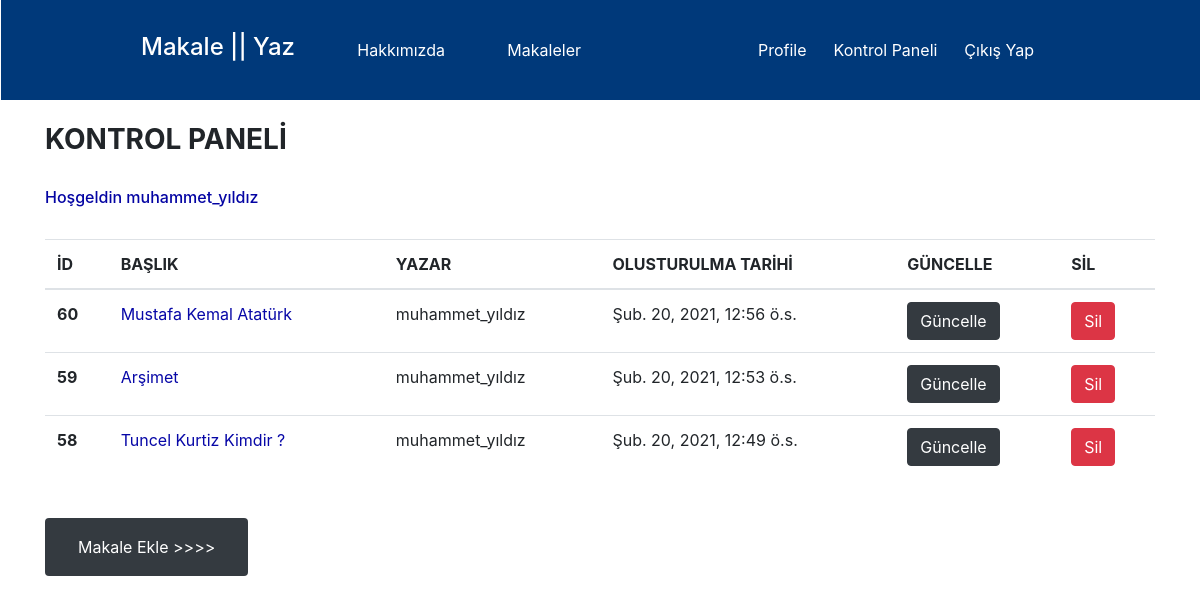
Screenshot of /articles/dashboard/ (signed in) with the database file from the repository.
### article/models.py (models this page shows, shortened)
class Article(models.Model) :
    author =models.ForeignKey("auth.User",on_delete= models.CASCADE,verbose_name='Yazar')
    title = models.CharField(max_length=50,verbose_name='Başlık')
    content = RichTextField()
    created_date = models.DateTimeField(auto_now_add=True,verbose_name='Oluşturulma Tarihi')
    article_image = models.FileField(blank =True , null = True ,verbose_name = "Makaleye Fotograf yükleyin " )
    class Meta :
        ordering =['-created_date']

### article/views.py (the view)
@login_required(login_url="user:login")
def dashboard(request) :
    articles = Article.objects.filter(author = request.user)
    context = {
        "articles" :articles
    }
    return render(request,"dashboard.html",context )

### templates/dashboard.html
{% extends 'layout.html' %} {% block static %} {% endblock static %} {% block body %}
<h3 style="font-weight: bold;">KONTROL PANELİ </h3> <br>
<h6 style="color:rgb(4, 4, 163) "> Hoşgeldin {{request.user.username }}</h6><br> {% if articles %}
<table class="table  ">
    <thead>
        <tr>
            <th scope="col">İD</th>
            <th scope="col">BAŞLIK </th>
            <th scope="col">YAZAR </th>
            <th scope="col">OLUSTURULMA TARİHİ </th>
            <th scope="col">GÜNCELLE</th>
            <th scope="col">SİL </th>
        </tr>
    </thead>
    <tbody>
        {% for article in articles %}
        <tr>
            <th scope="row">{{article.id}}</th>
            <td> <a style="color: rgb(7, 7, 167); text-decoration : none " href="{% url 'article:detail' article.id %}">   {{article.title}}</a> </td>
            <td>{{article.author}}</td>
            <td>{{article.created_date}}</td>
            <td> <a href="{% url 'article:update' article.id %}" class=" btn btn-dark">Güncelle</a> </td>
            <td> <a onclick="return confirm('Bu makaleyi silmek  istediginize  emin misiniz ? ') " href="{% url 'article:delete' article.id %}" class=" btn btn-danger">Sil</a> </td>
        </tr>
        {% endfor %}
    </tbody>
    {% else %}
    <div class="alert alert-warning">Henüz hiç makaleniz bulunmuyor ...</div>
    {% endif %}
</table>
<br>
<a style="padding: 1rem 2rem ;" href="{% url 'article:addarticle' %}" class="btn bg-dark text-white"> Makale Ekle  >>>></a> {% endblock body %}

### templates/layout.html (shortened to what this page needs)
<!DOCTYPE html> {% load static %}
<html lang="en">
<head>
    <link rel="stylesheet" href="https://stackpath.bootstrapcdn.com/font-awesome/4.7.0/css/font-awesome.min.css"> {% block static %} {% endblock static %}
    <link rel="stylesheet" href="{% static 'css/bootstrap.min.css' %}">
    <link rel="stylesheet" href="https://stackpath.bootstrapcdn.com/bootstrap/4.5.2/css/bootstrap.min.css">
</head>
<body style="height: auto ; border :transparent solid 1px ; margin-top : 7.6rem  ">
    {% include "includes/Navbar.html" %}
    <div class="container">
         {% block body %} {% endblock body %}
    </div>
</body>
</html>

### templates/includes/navbar.html (shortened to what this page needs)
<!DOCTYPE html>
<html lang="en">
<head>
    <link rel="stylesheet" href="https://cdnjs.cloudflare.com/ajax/libs/font-awesome/5.15.1/css/all.min.css">
    <link rel="stylesheet" href="/static/include/navbar.css">
</head>
<body>
    <header>
        <div class="employee">
            <div class="sec1">
                <li class="logo ">
                    <a href="{% url 'index' %}">
                        <h4> Makale || Yaz </h4>
                    </a>
                </li>
                <li><a href="{% url 'about'%}">Hakkımızda </a></li>
                <li><a href="{% url 'article:articles'%}">Makaleler</a></li>
            </div>
            <div class="sec2">
                {% if request.user.is_authenticated %}
                <li>
                    <a href="{% url 'user:profile'%}">Profile</a>
                </li>
                <li>
                    <a href="{% url 'article:dashboard'%}">Kontrol Paneli</a>
                </li>
                <li>
                    <a href="{% url 'user:logout'%}">Çıkış Yap</a>
                </li>
                {% endif %}
            </div>
        </div>
    </header>
</body>
</html>

### static/include/navbar.css (style rules this page uses)
* { list-style-type: none; box-sizing: border-box; }
header { height: 100px; z-index: 99; position: relative; background-color: rgb(0, 57, 122); position: fixed; top: 0; width: 100%; margin-bottom: 2rem; }
.employee { position: relative; width: 80%; margin: 0 auto; height: 100%; display: flex; justify-content: space-between; padding: 10px; }
.sec1 { position: relative; width: 60%; display: flex; align-items: center; max-width: 460px; justify-content: space-between; padding: 0 10px; }
.sec2 { position: relative; width: 40%; max-width: 350px; display: flex; justify-content: space-evenly; flex-wrap: nowrap; align-items: center; padding: 0 10px; }
li a { color: white; transition: 350ms ease; }
li a h4 { padding-top: 0.2rem; }

### rows the page displays
Article: id "60", title "Mustafa Kemal Atatürk", author "muhammet_yıldız", created_date "Şub. 20, 2021, 12:56 ö.s."
Article: id "59", title "Arşimet", author "muhammet_yıldız", created_date "Şub. 20, 2021, 12:53 ö.s."
Article: id "58", title "Tuncel Kurtiz Kimdir ?", author "muhammet_yıldız", created_date "Şub. 20, 2021, 12:49 ö.s."

### other values shown
{{ request.user.username }} "muhammet_yıldız"
